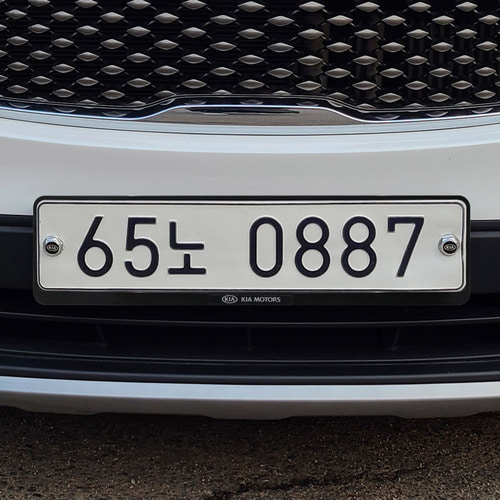
#> input picture data/car_num2.jpg, 500 x 500 px
$ python 0716-2.py
#> lines starting #> are read from the running program, lines starting #| are printed output that depends on the picture; after the words box and inside, x2 and y2 are one past the last pixel; in counts of white or black regions, pixels touching at a corner belong together
import cv2
import numpy as np

#1
# src = cv2.imread('./data/circles.jpg')
src = cv2.imread('./data/car_num2.jpg')
#> src is the input picture: shape (500, 500, 3); mean B, G, R 81.2, 78.8, 79.1
# hsv = cv2.cvtColor(src, cv2.COLOR_BGR2HSV)
# gray = cv2.cvtColor(src, cv2.COLOR_BGR2GRAY)

data = src.reshape((-1,3)).astype(np.float32)

k = 2

term_crit = (cv2.TermCriteria_EPS + cv2.TERM_CRITERIA_MAX_ITER, 10, 1.0)
ret, labels, centers = cv2.kmeans(data, k, None, term_crit, 5, cv2.KMEANS_RANDOM_CENTERS)
#> ret = 415924222.7; centers = [[28.2, 25.69, 28.01], [186.1, 183.9, 180.1]]

centers = np.uint8(centers)
#> centers = [[28, 25, 28], [186, 183, 180]]
res = centers[labels.flatten()]     # 1차원 배열로 변환
dst = res.reshape(src.shape)
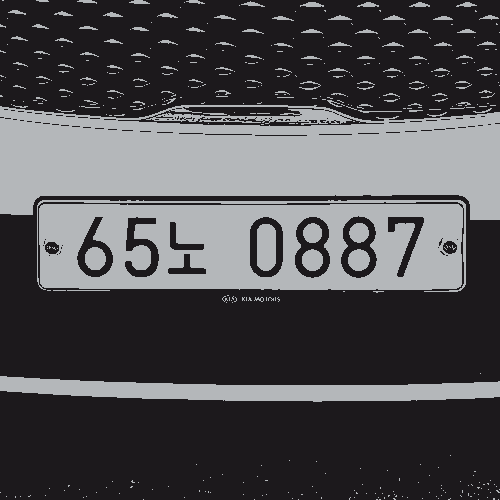
#> dst: shape (500, 500, 3); mean B, G, R 81, 78, 79

# gray = cv2.bitwise_not(gray)
ret, res = cv2.threshold(dst, 100, 255, cv2.THRESH_BINARY_INV)
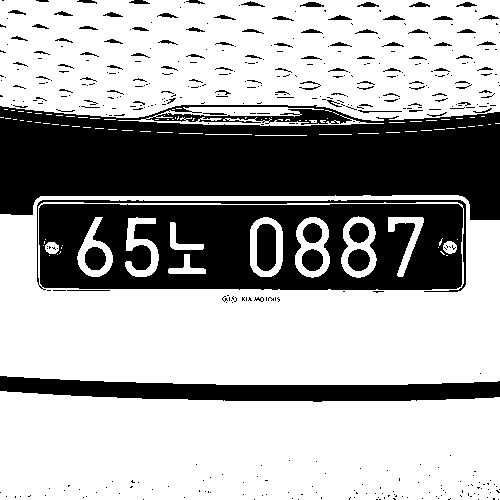
#> res: shape (500, 500, 3); 66.4% white; 437 black regions (339 under 20 px), largest, box (x1, y1, x2, y2) and area: (0, 105, 500, 220) 40821, (37, 200, 466, 292) 28231, (0, 376, 500, 402) 7900
# cv2.imshow('res', res)

#2
#> (the run stopped early here; a loop or call above may not have finished)

$ run again, with data/car_num1.jpg copied over data/car_num2.jpg
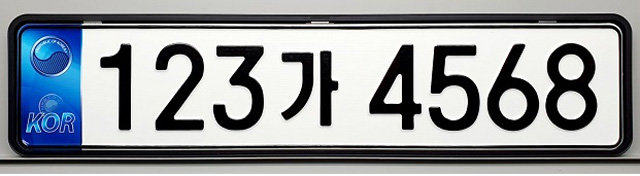
#> input picture data/car_num1.jpg, 640 x 176 px
#> src is the input picture: shape (176, 640, 3); mean B, G, R 153.7, 150.2, 145.7
#> `ret, labels, centers = cv2.kmeans(data, k, None, term_crit, 5, cv2.KME..`: ret = 485154587.9; centers = [[221.4, 223.6, 220.9], [43.21, 30.25, 22.89]]
#> `centers = np.uint8(centers)`: centers = [[221, 223, 220], [43, 30, 22]]
#> `dst = res.reshape(src.shape)`:
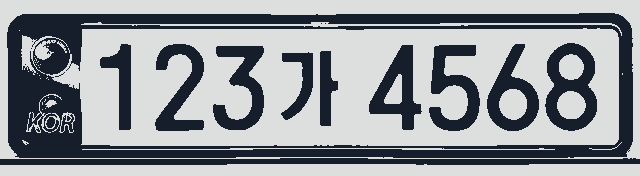
#> dst: shape (176, 640, 3); mean B, G, R 153.4, 149.7, 144.8
#> `ret, res = cv2.threshold(dst, 100, 255, cv2.THRESH_BINARY_INV)`:
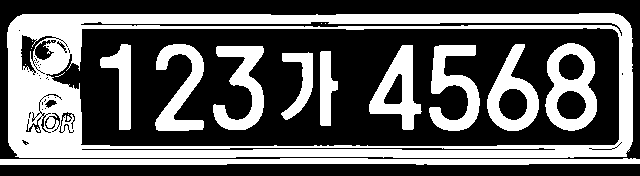
#> res: shape (176, 640, 3); 38% white; 19 white regions (8 under 20 px), largest, box (x1, y1, x2, y2) and area: (7, 13, 633, 158) 23395, (0, 158, 640, 165) 3635, (545, 43, 597, 131) 2483
